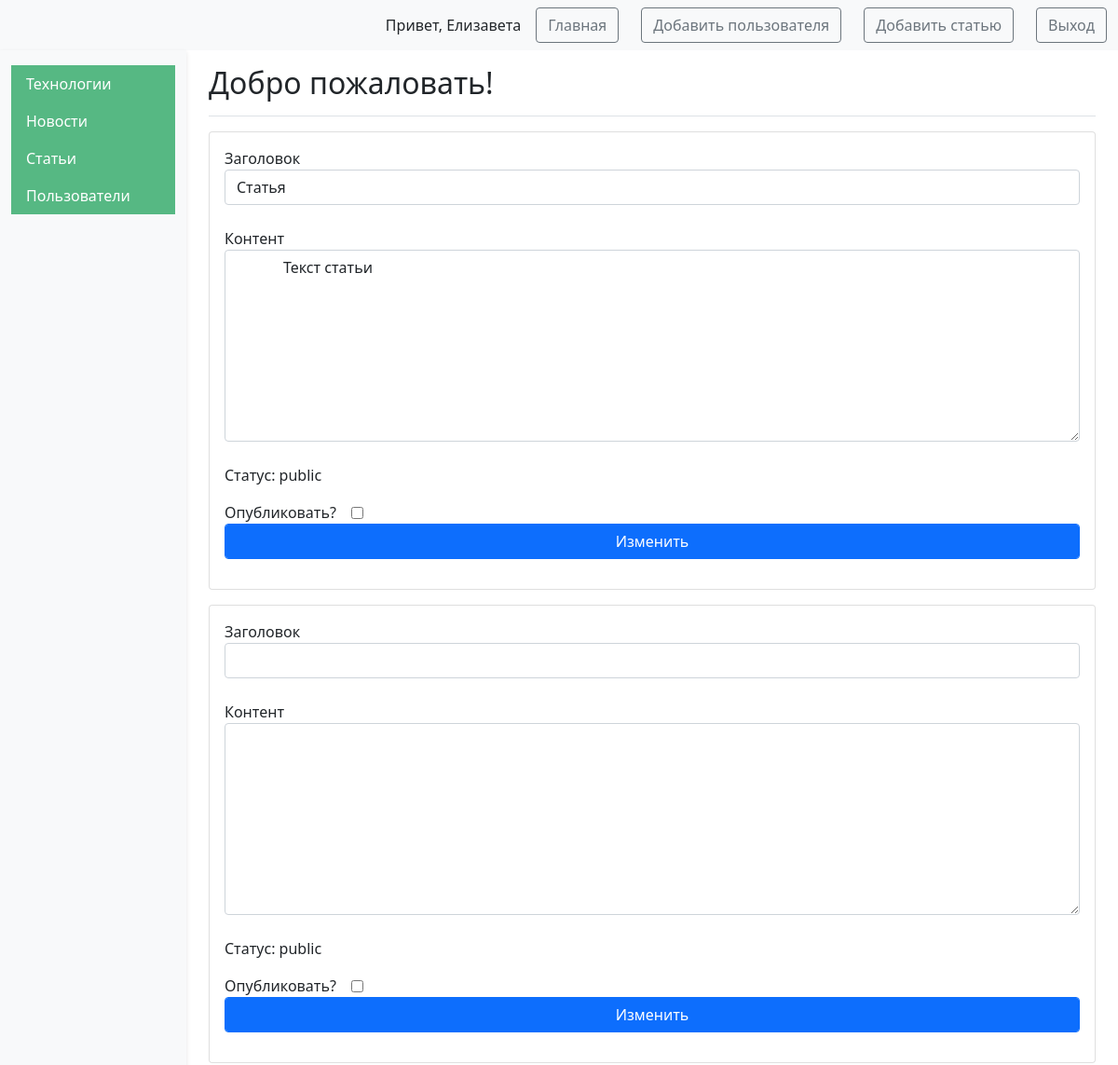
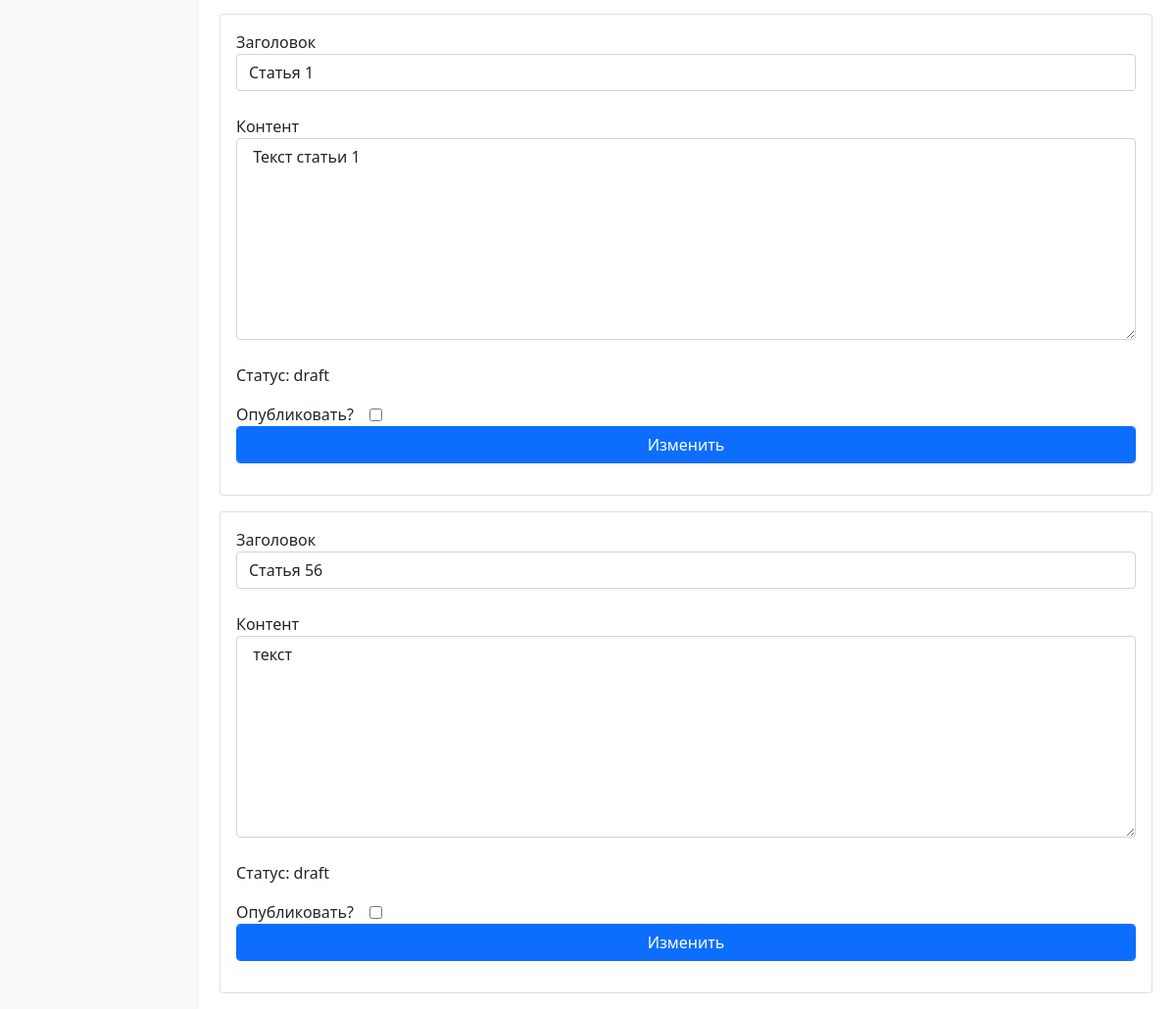
The app's page /post_admin (signed in) with its own data (2 pictures, top to bottom).
### tables this page shows
CREATE TABLE users (
    id INTEGER PRIMARY KEY AUTOINCREMENT,
    name TEXT NOT NULL,
    email TEXT NOT NULL,
    psw TEXT NOT NULL,
    is_admin INTEGER NOT NULL
);

CREATE TABLE posts (
    id INTEGER PRIMARY KEY AUTOINCREMENT,
    created TIMESTAMP NOT NULL DEFAULT CURRENT_TIMESTAMP,
    title TEXT NOT NULL,
    content TEXT NOT NULL,
    status TEXT DEFAULT draft,
    author TEXT NOT NULL
);

### app.py (the view, shortened to what this page needs)
@app.route('/post_admin', methods=["POST", "GET"])
@login_required
def post_admin():
    data = None
    if int(current_user.get_admin()) == 1:
        data = dbase.getJSON()
    else:
        data = dbase.getUserPostsJSON(current_user.get_id())
    res = dbase.getAllUsers()
    return render_template(
        "post_admin.html",
        posts=data,
        res=res,
        user_name=current_user.get_name(),
        is_admin=int(current_user.get_admin())
    )

### DataBase.py (called while the page is built)
    def getJSON(self):
        sql = '''SELECT * FROM posts'''
        try:
            self.__cur.execute(sql)
            res = self.__cur.fetchall()
            if res:
                blocks_list = [dict(ix) for ix in res]
                return blocks_list
        except:
            return False
        return []

    def getUser(self, user_id):
        try:
            self.__cur.execute(
                f"SELECT * FROM users WHERE id = {user_id} LIMIT 1")
            res = self.__cur.fetchone()
            if not res:
                print("Пользователь не найден")
                return False
            return res
        except sqlite3.Error as e:
            print("Ошибка получения из БД "+str(e))
        return False

    def getAllUsers(self):
        try:
            self.__cur.execute(f"SELECT * FROM users")
            res = self.__cur.fetchall()
            print(res)
            if res:
                blocks_list = [dict(ix) for ix in res]
                print(blocks_list)
                return blocks_list
        except sqlite3.Error as e:
            print("Ошибка получения данных из БД "+str(e))
        return False

### UserLogin.py (called while the page is built)
    def fromDB(self, user_id, db):
        self.__user = db.getUser(user_id)
        return self

    def get_name(self):
        return str(self.__user['name'])

    def get_admin(self):
        return str(self.__user['is_admin'])

### app.py (called while the page is built)
@app.before_request
def before_request():
    global dbase
    db = get_db()
    dbase = DataBase(db)

@login_manager.user_loader  # Загрузка пользователя
def load_user(user_id):
    return UserLogin().fromDB(user_id, dbase)

def connect_db():
    conn = sqlite3.connect(app.config['DATABASE'])
    conn.row_factory = sqlite3.Row
    return conn

def get_db():
    if not hasattr(g, 'link_db'):
        g.link_db = connect_db()
    return g.link_db

### templates/post_admin.html (shortened to what this page needs)
<!DOCTYPE html>
<html lang="en">
<head>
	<link href="https://cdn.jsdelivr.net/npm/bootstrap@5.1.3/dist/css/bootstrap.min.css" rel="stylesheet">
</head>
<body>
	<nav class="navbar navbar-expand-lg navbar-light bg-light">
		<div class="container-fluid">
			<div class="d-flex align-items-center">
				<span class="me-3">Привет, {{user_name}}</span>
				<a href="{{ url_for('index') }}" class="btn btn-outline-secondary me-4">Главная</a>
				{% if is_admin == 1 %}
				<a class="btn btn-outline-secondary me-4" href="{{url_for('register')}}">Добавить пользователя</a>
				{% endif %}
				<a class="btn btn-outline-secondary me-4" href="{{url_for('addPost')}}">Добавить статью</a>
				<a href="{{ url_for('logout') }}" class="btn btn-outline-secondary">Выход</a>
			</div>
		</div>
	</nav>
	<div class="container-fluid">
		<div class="row">
			{% if is_admin == 1 %}
			<nav id="sidebarMenu" class="col-md-3 col-lg-2 d-md-block bg-light sidebar collapse">
				<div class="position-sticky pt-3">
					<ul class="nav flex-column">
						<li class="nav-item">
							<a class="nav-link active" aria-current="page" href="{{ url_for('tech_admin') }}">
								Технологии
							</a>
							<a class="nav-link active" aria-current="page" href="{{ url_for('news_admin') }}">
								Новости
							</a>
							<a class="nav-link active" aria-current="page" href="{{ url_for('post_admin') }}">
								Статьи
							</a>
							<a class="nav-link active" aria-current="page" href="{{ url_for('get_all_users') }}">
								Пользователи
							</a>
						</li>
					</ul>
				</div>
			</nav>
			{% endif %}
			<main class="col-md-9 ms-sm-auto col-lg-10 px-md-4">
				<div
					class="d-flex justify-content-between flex-wrap flex-md-nowrap align-items-center pt-3 pb-2 mb-3 border-bottom">
					<h1 class="h2">Добро пожаловать!</h1>
				</div>
				{% if posts == () %}
				<h5 class="card-title">Статей пока нету</h5>
				{% else %}
				{% for post in posts %}
				{% if is_admin == 1 %}
				<form action="{{url_for('post_admin')}}" method="post" class="form-contact">
					<div class="card mb-3">
						<div class="card-body">
							<label class="d-flex flex-column">Заголовок<input class="form-control" type="text"
									value="{{ post['title'] }}" name="title"> <br></label>
							<label class="d-flex flex-column">Контент<textarea class="form-control"
									value="{{ post['content'] }}" name="content" rows="8"
									cols="55"> {{ post['content'] }}</textarea> <br></label>
							<p>Статус: {{ post['status'] }}</p>
							<label class="d-flex gap-3 align-items-center">Опубликовать?<input id='testName'
									type='checkbox' value='public' name='status'></label>
							<p><button class="form-control color-primary btn btn-primary"
									type="submit">Изменить</button>
						</div>
					</div>
				</form>
				{% endif %}
				{% endfor %}
				{% endif %}
			</main>
		</div>
	</div>
</body>
</html>

### templates/post_admin.html (style rules this page uses)
#sidebarMenu { min-height: 100vh; box-shadow: 0 2px 5px rgba(0, 0, 0, 0.1); z-index: 1000; }
.sidebar .nav-link { border-radius: 0; color: #333; }
.sidebar .nav-link.active { background-color: #56B883; color: white; }

### records on screen
users: name "Елизавета"
posts: title "Статья", content "Текст статьи", status "public"
posts: status "public"
posts: title "Статья 1", content "Текст статьи 1", status "draft"
posts: title "Статья 56", content "текст", status "draft"
